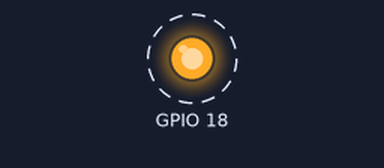
The program below on a simulated Raspberry Pi (BCM pin numbers). Shown: output pins drawn as LEDs (lit = HIGH). Dashed ring = blinking. What the program prints to the terminal is not drawn. At 0.7 s the program stops and its outputs stay as they are.

Above: at 0.02 s.
Timing chart, 0 to 2.2 s (numbered marks = the images above):
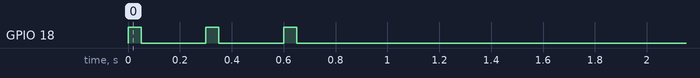

The program:

LED3x.py
```python
import RPi.GPIO as GPIO
import time

GPIO.setmode(GPIO.BCM)
GPIO.setwarnings(False)
GPIO.setup(18,GPIO.OUT)

print "LED on"
GPIO.output(18,GPIO.HIGH)
time.sleep(0.05)

print "LED off"
GPIO.output(18,GPIO.LOW)

time.sleep(.25)

print "LED on"
GPIO.output(18,GPIO.HIGH)
time.sleep(0.05)

print "LED off"
GPIO.output(18,GPIO.LOW)

time.sleep(.25)

print "LED on"
GPIO.output(18,GPIO.HIGH)
time.sleep(0.05)

print "LED off"
GPIO.output(18,GPIO.LOW)

GPIO.cleanup()
```

Measured:
- by itself, GPIO 18: alternates HIGH for 0.05 s and LOW for 0.25 s, 6 changes in all, then stays LOW
